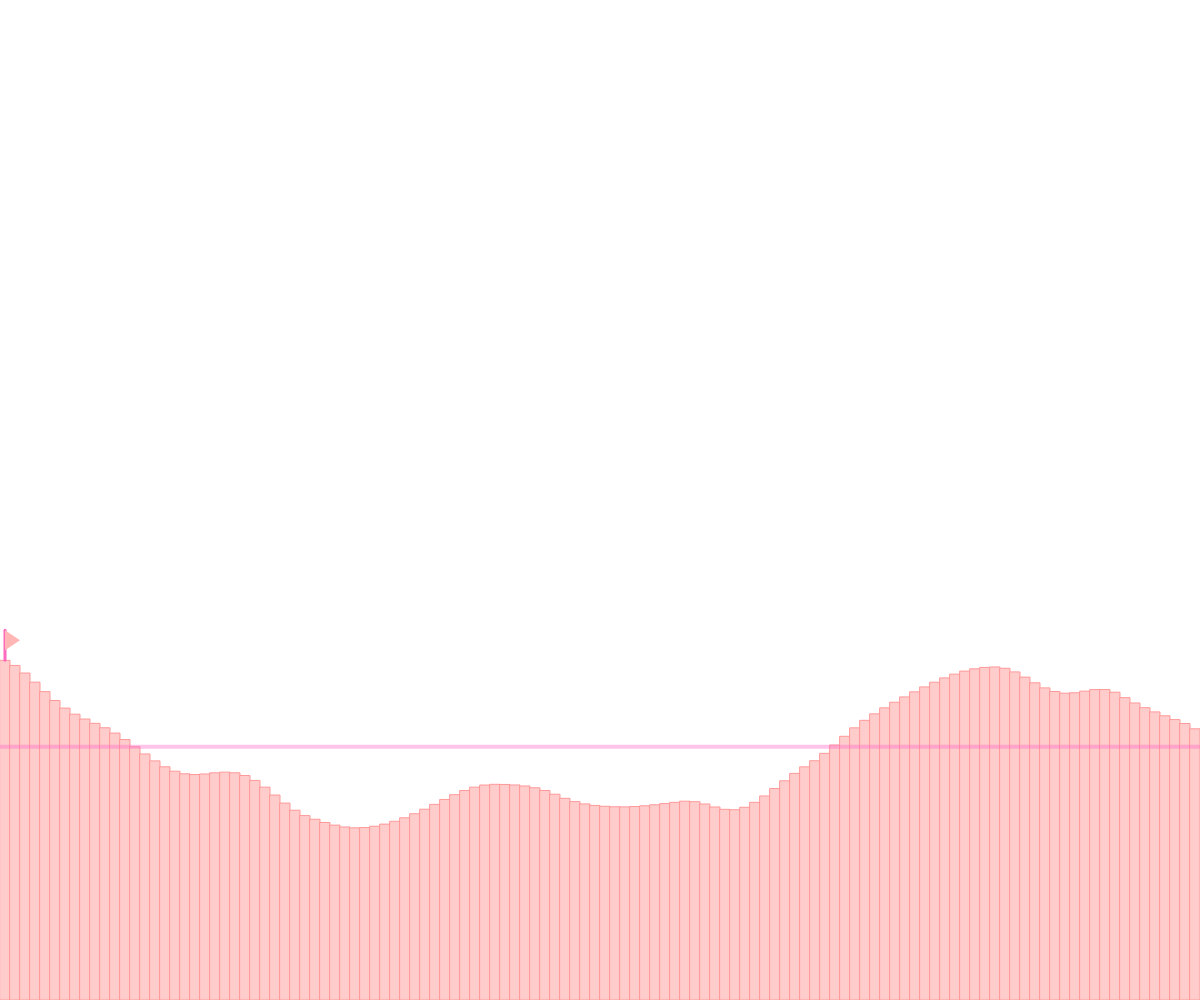
Frame 1 (no input)
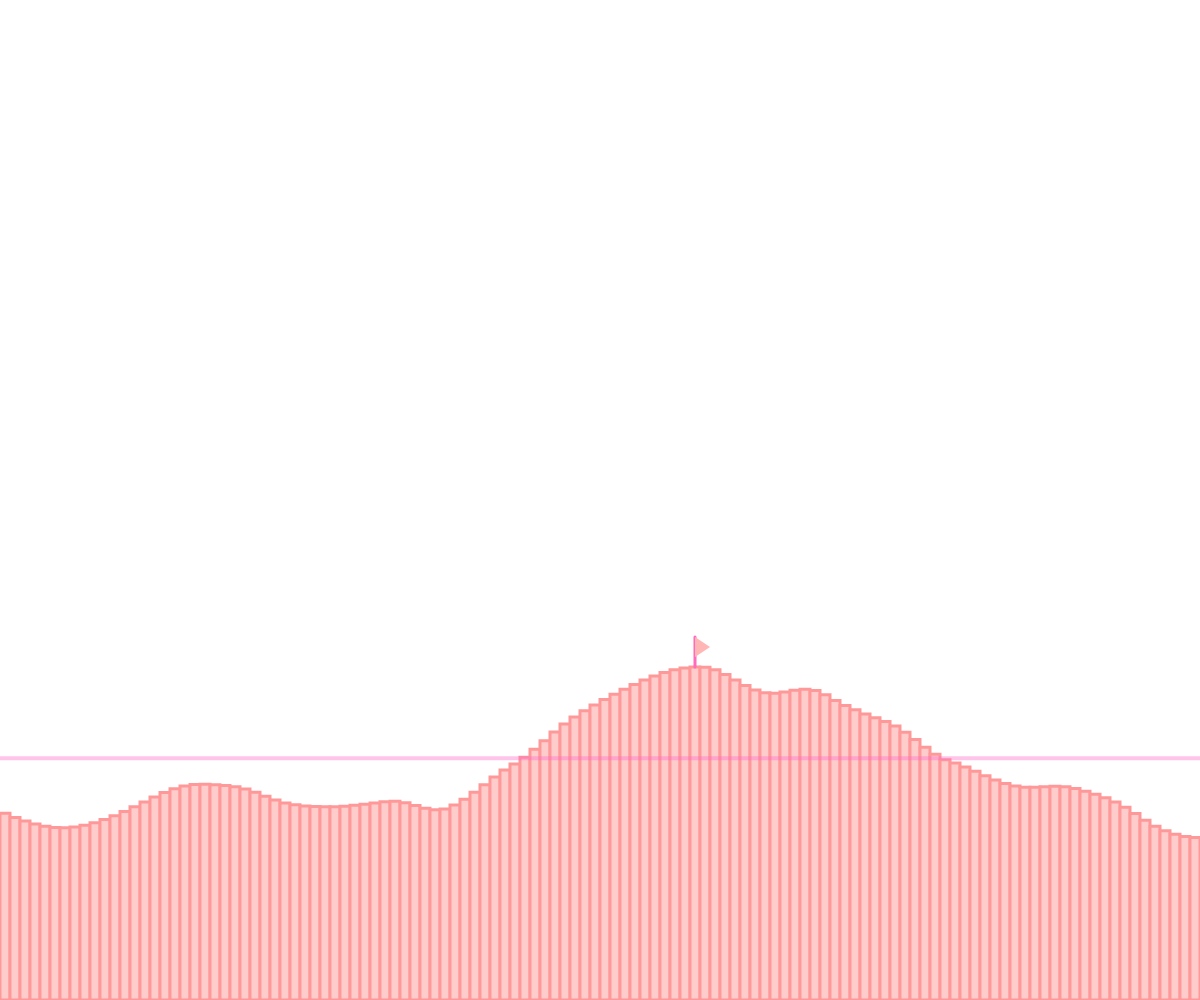
Frame 60 (no input)
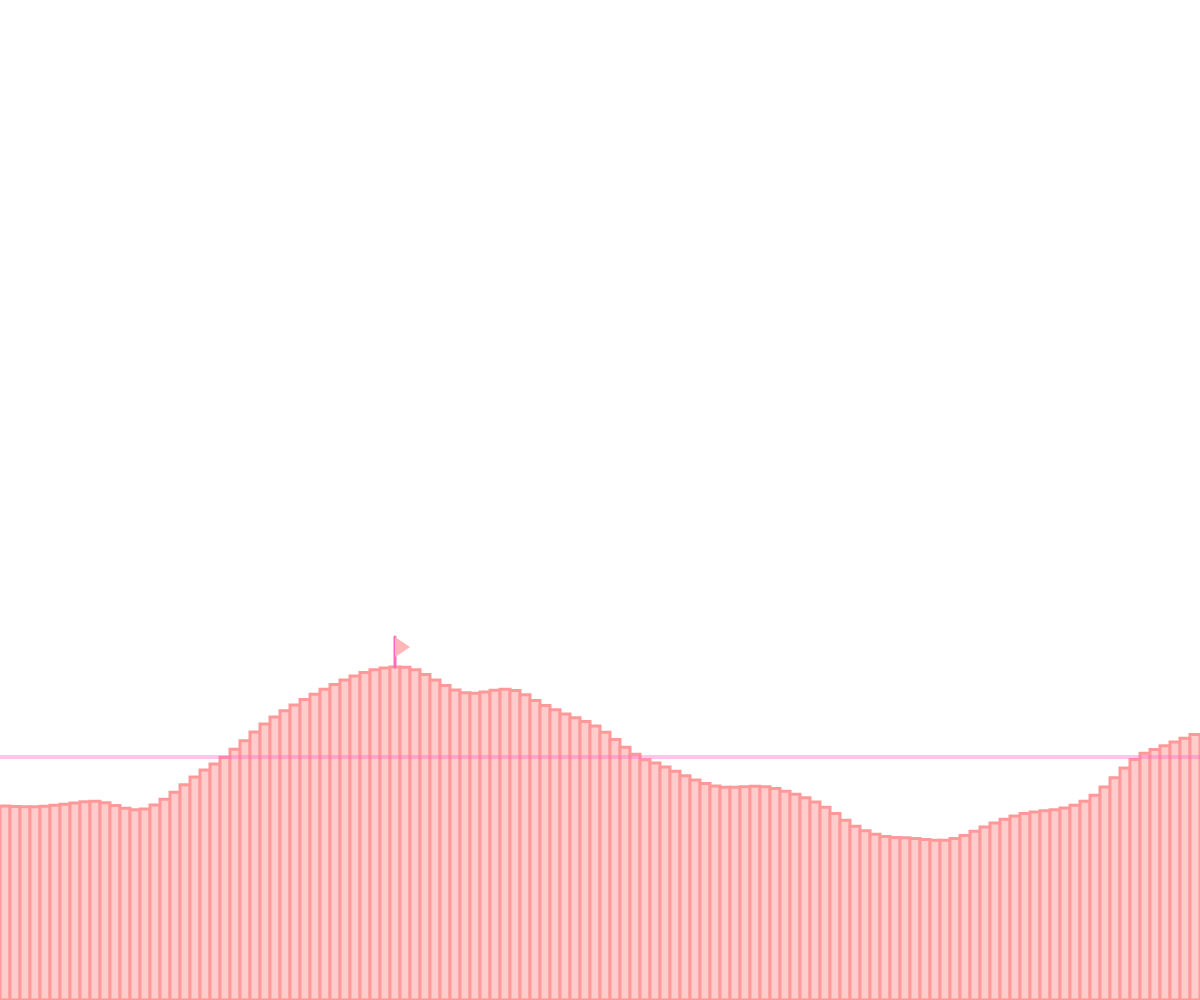
Frame 120 (the mouse pressed at the canvas centre since frame 60)

The p5.js sketch that drew these frames (run headless with seeded random() and noise() and a simulated clock; from frame 60 on, the mouse is pressed at the canvas centre):

// p5.js sketch
// ── sketch.js
// Starter Code for our 
// Terrain Generation Project
// Joy Min
// September 29

let rectWidth = 10;
let adjustwith = 0.5;
let noisestart = 0;
let noisespeed = 0.02;
let minheight = 20
let maxheight = 500;
let avgHeight = 0;
let highestX;
let highestY;

function setup() {
  createCanvas(windowWidth, windowHeight);
}

function generateTerrain(){
  let rectcount = windowWidth / rectWidth; // number of rects
  let noisevalue = noisestart;
  let sumheight = 0; // total height for calc averg height
  
  let highestpeak = 0; 

  // use a loop to generate and draw
  // several rectangles side to side
  // to look like some 2D terrain
  rectMode(CORNERS);

  for(let i = 0; i<rectcount; i++){
    //generate random heights
    stroke(255, 153, 153)
    fill(255, 204, 204)
    let x = i*rectWidth
    noisevalue += noisespeed
    let rectheight = map(noise(noisevalue), 0, 1, minheight, maxheight); 
    let x2 = x + rectWidth;
    let y2 = height - rectheight;
    rect(x, height, x2, y2);

    if (rectheight > highestpeak) { // find highest peak
      highestpeak = rectheight;
      highestX = x + rectWidth / 2;  //in the middle of the particular rect 
      highestY = y2; 

    }

     
    sumheight += rectheight; // add total height for averaging after every loop
  }
  
  rectMode(CORNER);
  avgHeight = sumheight/rectcount
}

function draw() {
  background(255);
  generateTerrain();
  average();
  drawFlag(highestX, highestY); // flag find the highest peak
  if (keyIsDown(LEFT_ARROW) && rectWidth >=3) {
    rectWidth = rectWidth - adjustwith; // decrease the rectwidth by left arrow button
  }
  if (keyIsDown(RIGHT_ARROW)) {
    rectWidth = rectWidth + adjustwith; // increase ~ by left arrow
  }

  noisestart += 0.01;
}


function drawFlag(x, y) {
  stroke(255, 105, 190);
  strokeWeight(3);
  line(x, y, x, y - 30);
  fill(255, 182, 180);
  noStroke();
  triangle(x, y - 30, x + 15, y - 20, x, y - 10);


}


function average(){
  fill(255, 105, 200, 100); 
  noStroke();
  rect(0, height - avgHeight - 10, width, 4);
}
